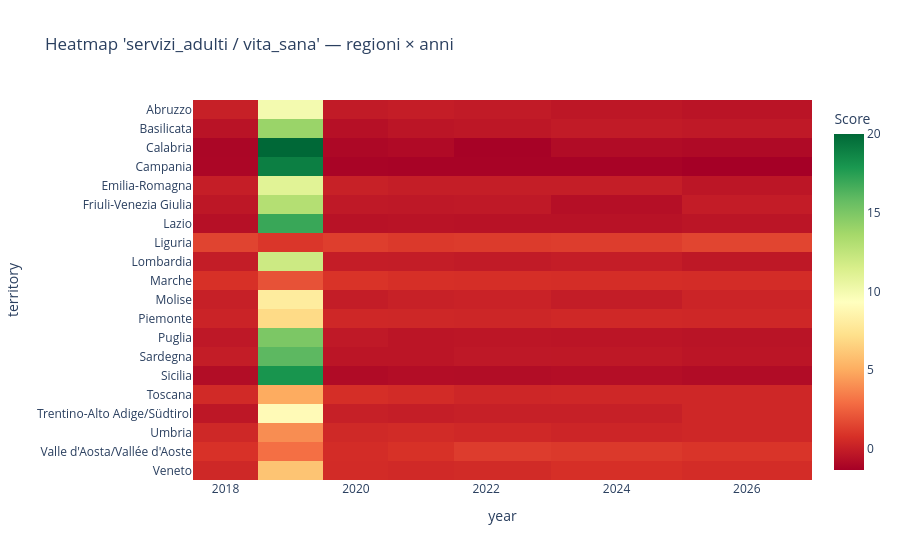

Write notebook code for a chart like this one.
### Code cell
# Heatmap: score per una capacity specifica — righe=regioni, colonne=anni
capacity = "vita_sana"
indice = "servizi_adulti"

pivot = (df[(df["capacity"] == capacity) & (df["index"] == indice)]
           .pivot_table(index="territory", columns="year", values="score"))

fig = px.imshow(pivot, color_continuous_scale="RdYlGn", aspect="auto",
                title=f"Heatmap '{indice} / {capacity}' — regioni × anni",
                labels={"color": "Score"})
fig.show()

### Figure 1 — Plotly figure (JSON) as saved in the notebook; plotly's stock layout.template omitted (floating-point values rounded to 4 significant figures; data arrays with more than 128 entries replaced by an {"elided": "..."} marker saying what was removed)
{"data": [{"coloraxis": "coloraxis", "hovertemplate": "year: %{x}<br>territory: %{y}<br>Score: %{z}<extra></extra>", "name": "0", "type": "heatmap", "x": [2018, 2019, 2020, 2021, 2022, 2024, 2026], "xaxis": "x", "y": ["Abruzzo", "Basilicata", "Calabria", "Campania", "Emilia-Romagna", "Friuli-Venezia Giulia", "Lazio", "Liguria", "Lombardia", "Marche", "Molise", "Piemonte", "Puglia", "Sardegna", "Sicilia", "Toscana", "Trentino-Alto Adige/Südtirol", "Umbria", "Valle d'Aosta/Vallée d'Aoste", "Veneto"], "yaxis": "y", "z": {"elided": "20x7 float values"}}], "layout": {"coloraxis": {"colorbar": {"title": {"text": "Score"}}, "colorscale": [[0, "rgb(165,0,38)"], [0.1, "rgb(215,48,39)"], [0.2, "rgb(244,109,67)"], [0.3, "rgb(253,174,97)"], [0.4, "rgb(254,224,139)"], [0.5, "rgb(255,255,191)"], [0.6, "rgb(217,239,139)"], [0.7, "rgb(166,217,106)"], [0.8, "rgb(102,189,99)"], [0.9, "rgb(26,152,80)"], [1, "rgb(0,104,55)"]]}, "title": {"text": "Heatmap 'servizi_adulti / vita_sana' — regioni × anni"}, "xaxis": {"anchor": "y", "domain": [0, 1], "title": {"text": "year"}}, "yaxis": {"anchor": "x", "autorange": "reversed", "domain": [0, 1], "title": {"text": "territory"}}}}
